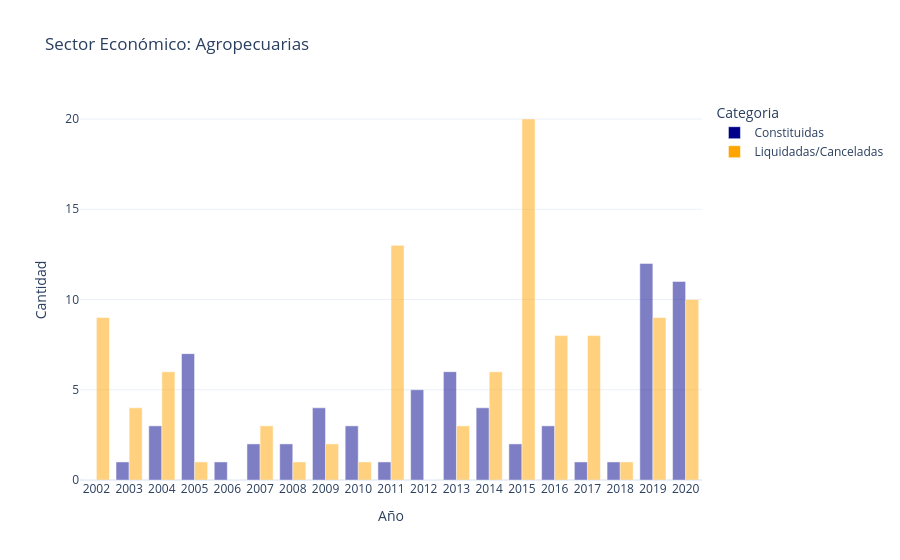
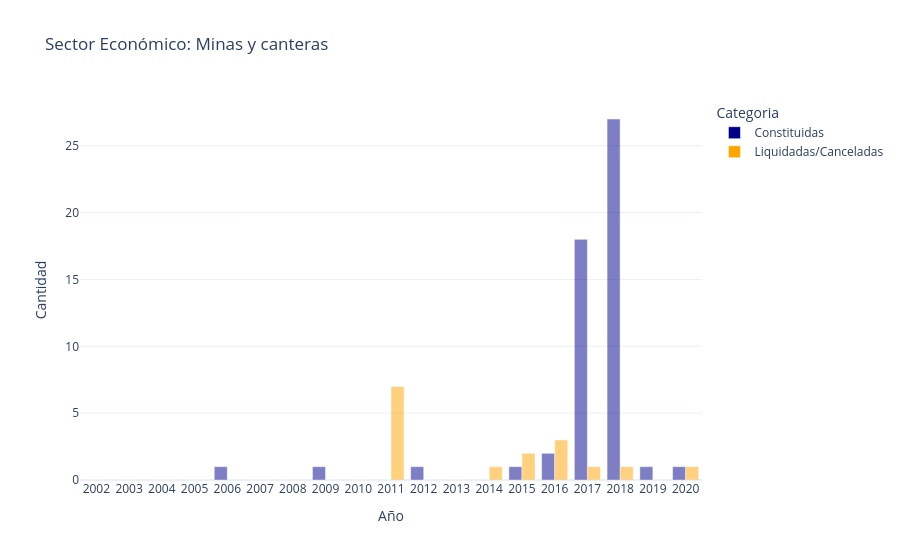
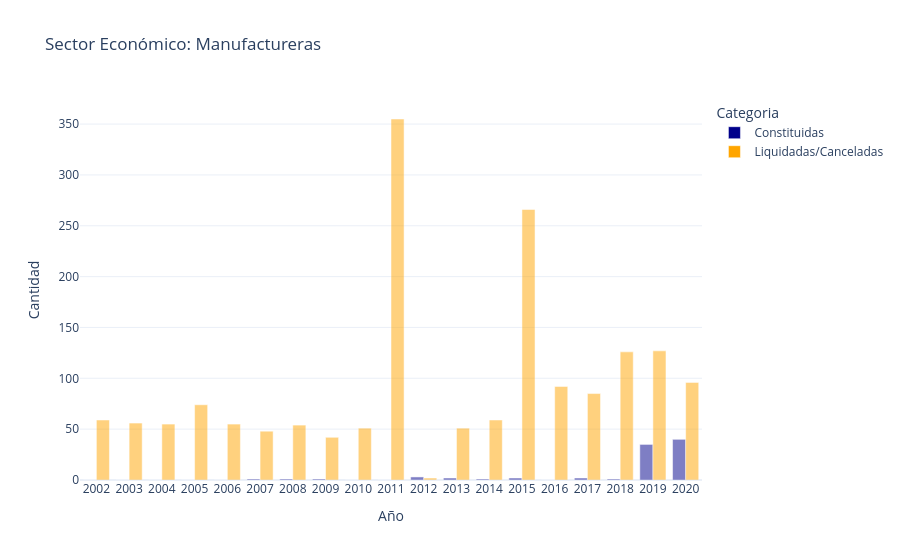
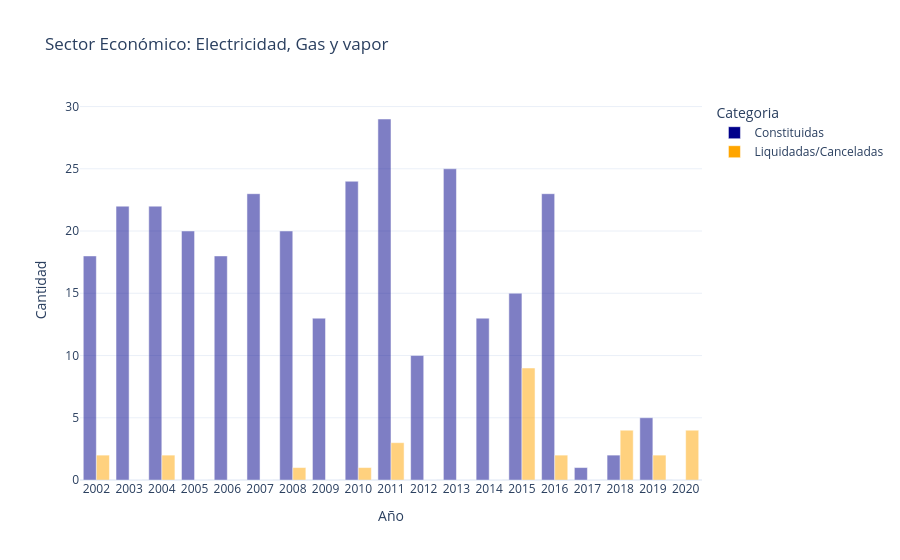

These figures' notebook cell, in order:
### Code cell
color_map = {
    'Constituidas': 'darkblue',
    'Liquidadas/Canceladas': 'orange'
}

for sector in sectores:
    
    df_sector = df[df['Sector Económico'] == sector].copy()
   
    df_sector['Categoria'] = df_sector['Estados empresas'].apply(clasificar)
    
    df_plot = df_sector[df_sector['Categoria'].isin(['Constituidas', 'Liquidadas/Canceladas'])]
    
    df_plot = df_plot.groupby(['Año', 'Categoria'])['Cantidad'].sum().reset_index()

    fig = px.bar(
        df_plot,
        x= 'Año',
        y= 'Cantidad',
        color= 'Categoria',         # Aquí ocurre la magia: separa por colores solo
        color_discrete_map=color_map, # Usamos tus colores
        title= f'Sector Económico: {sector}',
        opacity= 0.5,               
        barmode= 'group'          # Poner las barras una al lado de la otra

    )

    fig.update_layout(
        xaxis_type= 'category', # Para que muestre todos los años
        template= 'plotly_white' #tema
    )
    
    fig.show()

### Figure 1 — Plotly figure (JSON) as saved in the notebook; plotly's stock layout.template omitted (floating-point values rounded to 4 significant figures)
{"data": [{"alignmentgroup": "True", "hovertemplate": "Categoria=Constituidas<br>Año=%{x}<br>Cantidad=%{y}<extra></extra>", "legendgroup": "Constituidas", "marker": {"color": "darkblue", "opacity": 0.5, "pattern": {"shape": ""}}, "name": "Constituidas", "offsetgroup": "Constituidas", "orientation": "v", "showlegend": true, "textposition": "auto", "type": "bar", "x": [2002, 2003, 2004, 2005, 2006, 2007, 2008, 2009, 2010, 2011, 2012, 2013, 2014, 2015, 2016, 2017, 2018, 2019, 2020], "xaxis": "x", "y": [0, 1, 3, 7, 1, 2, 2, 4, 3, 1, 5, 6, 4, 2, 3, 1, 1, 12, 11], "yaxis": "y"}, {"alignmentgroup": "True", "hovertemplate": "Categoria=Liquidadas/Canceladas<br>Año=%{x}<br>Cantidad=%{y}<extra></extra>", "legendgroup": "Liquidadas/Canceladas", "marker": {"color": "orange", "opacity": 0.5, "pattern": {"shape": ""}}, "name": "Liquidadas/Canceladas", "offsetgroup": "Liquidadas/Canceladas", "orientation": "v", "showlegend": true, "textposition": "auto", "type": "bar", "x": [2002, 2003, 2004, 2005, 2006, 2007, 2008, 2009, 2010, 2011, 2012, 2013, 2014, 2015, 2016, 2017, 2018, 2019, 2020], "xaxis": "x", "y": [9, 4, 6, 1, 0, 3, 1, 2, 1, 13, 0, 3, 6, 20, 8, 8, 1, 9, 10], "yaxis": "y"}], "layout": {"barmode": "group", "legend": {"title": {"text": "Categoria"}, "tracegroupgap": 0}, "title": {"text": "Sector Económico: Agropecuarias"}, "xaxis": {"anchor": "y", "domain": [0, 1], "title": {"text": "Año"}, "type": "category"}, "yaxis": {"anchor": "x", "domain": [0, 1], "title": {"text": "Cantidad"}}}}

### Figure 2 — Plotly figure (JSON) as saved in the notebook; plotly's stock layout.template omitted (floating-point values rounded to 4 significant figures)
{"data": [{"alignmentgroup": "True", "hovertemplate": "Categoria=Constituidas<br>Año=%{x}<br>Cantidad=%{y}<extra></extra>", "legendgroup": "Constituidas", "marker": {"color": "darkblue", "opacity": 0.5, "pattern": {"shape": ""}}, "name": "Constituidas", "offsetgroup": "Constituidas", "orientation": "v", "showlegend": true, "textposition": "auto", "type": "bar", "x": [2002, 2003, 2004, 2005, 2006, 2007, 2008, 2009, 2010, 2011, 2012, 2013, 2014, 2015, 2016, 2017, 2018, 2019, 2020], "xaxis": "x", "y": [0, 0, 0, 0, 1, 0, 0, 1, 0, 0, 1, 0, 0, 1, 2, 18, 27, 1, 1], "yaxis": "y"}, {"alignmentgroup": "True", "hovertemplate": "Categoria=Liquidadas/Canceladas<br>Año=%{x}<br>Cantidad=%{y}<extra></extra>", "legendgroup": "Liquidadas/Canceladas", "marker": {"color": "orange", "opacity": 0.5, "pattern": {"shape": ""}}, "name": "Liquidadas/Canceladas", "offsetgroup": "Liquidadas/Canceladas", "orientation": "v", "showlegend": true, "textposition": "auto", "type": "bar", "x": [2002, 2003, 2004, 2005, 2006, 2007, 2008, 2009, 2010, 2011, 2012, 2013, 2014, 2015, 2016, 2017, 2018, 2019, 2020], "xaxis": "x", "y": [0, 0, 0, 0, 0, 0, 0, 0, 0, 7, 0, 0, 1, 2, 3, 1, 1, 0, 1], "yaxis": "y"}], "layout": {"barmode": "group", "legend": {"title": {"text": "Categoria"}, "tracegroupgap": 0}, "title": {"text": "Sector Económico: Minas y canteras"}, "xaxis": {"anchor": "y", "domain": [0, 1], "title": {"text": "Año"}, "type": "category"}, "yaxis": {"anchor": "x", "domain": [0, 1], "title": {"text": "Cantidad"}}}}

### Figure 3 — Plotly figure (JSON) as saved in the notebook; plotly's stock layout.template omitted (floating-point values rounded to 4 significant figures)
{"data": [{"alignmentgroup": "True", "hovertemplate": "Categoria=Constituidas<br>Año=%{x}<br>Cantidad=%{y}<extra></extra>", "legendgroup": "Constituidas", "marker": {"color": "darkblue", "opacity": 0.5, "pattern": {"shape": ""}}, "name": "Constituidas", "offsetgroup": "Constituidas", "orientation": "v", "showlegend": true, "textposition": "auto", "type": "bar", "x": [2002, 2003, 2004, 2005, 2006, 2007, 2008, 2009, 2010, 2011, 2012, 2013, 2014, 2015, 2016, 2017, 2018, 2019, 2020], "xaxis": "x", "y": [0, 0, 0, 0, 0, 1, 1, 1, 0, 0, 3, 2, 1, 2, 0, 2, 1, 35, 40], "yaxis": "y"}, {"alignmentgroup": "True", "hovertemplate": "Categoria=Liquidadas/Canceladas<br>Año=%{x}<br>Cantidad=%{y}<extra></extra>", "legendgroup": "Liquidadas/Canceladas", "marker": {"color": "orange", "opacity": 0.5, "pattern": {"shape": ""}}, "name": "Liquidadas/Canceladas", "offsetgroup": "Liquidadas/Canceladas", "orientation": "v", "showlegend": true, "textposition": "auto", "type": "bar", "x": [2002, 2003, 2004, 2005, 2006, 2007, 2008, 2009, 2010, 2011, 2012, 2013, 2014, 2015, 2016, 2017, 2018, 2019, 2020], "xaxis": "x", "y": [59, 56, 55, 74, 55, 48, 54, 42, 51, 355, 2, 51, 59, 266, 92, 85, 126, 127, 96], "yaxis": "y"}], "layout": {"barmode": "group", "legend": {"title": {"text": "Categoria"}, "tracegroupgap": 0}, "title": {"text": "Sector Económico: Manufactureras"}, "xaxis": {"anchor": "y", "domain": [0, 1], "title": {"text": "Año"}, "type": "category"}, "yaxis": {"anchor": "x", "domain": [0, 1], "title": {"text": "Cantidad"}}}}

### Figure 4 — Plotly figure (JSON) as saved in the notebook; plotly's stock layout.template omitted (floating-point values rounded to 4 significant figures)
{"data": [{"alignmentgroup": "True", "hovertemplate": "Categoria=Constituidas<br>Año=%{x}<br>Cantidad=%{y}<extra></extra>", "legendgroup": "Constituidas", "marker": {"color": "darkblue", "opacity": 0.5, "pattern": {"shape": ""}}, "name": "Constituidas", "offsetgroup": "Constituidas", "orientation": "v", "showlegend": true, "textposition": "auto", "type": "bar", "x": [2002, 2003, 2004, 2005, 2006, 2007, 2008, 2009, 2010, 2011, 2012, 2013, 2014, 2015, 2016, 2017, 2018, 2019, 2020], "xaxis": "x", "y": [18, 22, 22, 20, 18, 23, 20, 13, 24, 29, 10, 25, 13, 15, 23, 1, 2, 5, 0], "yaxis": "y"}, {"alignmentgroup": "True", "hovertemplate": "Categoria=Liquidadas/Canceladas<br>Año=%{x}<br>Cantidad=%{y}<extra></extra>", "legendgroup": "Liquidadas/Canceladas", "marker": {"color": "orange", "opacity": 0.5, "pattern": {"shape": ""}}, "name": "Liquidadas/Canceladas", "offsetgroup": "Liquidadas/Canceladas", "orientation": "v", "showlegend": true, "textposition": "auto", "type": "bar", "x": [2002, 2003, 2004, 2005, 2006, 2007, 2008, 2009, 2010, 2011, 2012, 2013, 2014, 2015, 2016, 2017, 2018, 2019, 2020], "xaxis": "x", "y": [2, 0, 2, 0, 0, 0, 1, 0, 1, 3, 0, 0, 0, 9, 2, 0, 4, 2, 4], "yaxis": "y"}], "layout": {"barmode": "group", "legend": {"title": {"text": "Categoria"}, "tracegroupgap": 0}, "title": {"text": "Sector Económico: Electricidad, Gas y vapor"}, "xaxis": {"anchor": "y", "domain": [0, 1], "title": {"text": "Año"}, "type": "category"}, "yaxis": {"anchor": "x", "domain": [0, 1], "title": {"text": "Cantidad"}}}}
